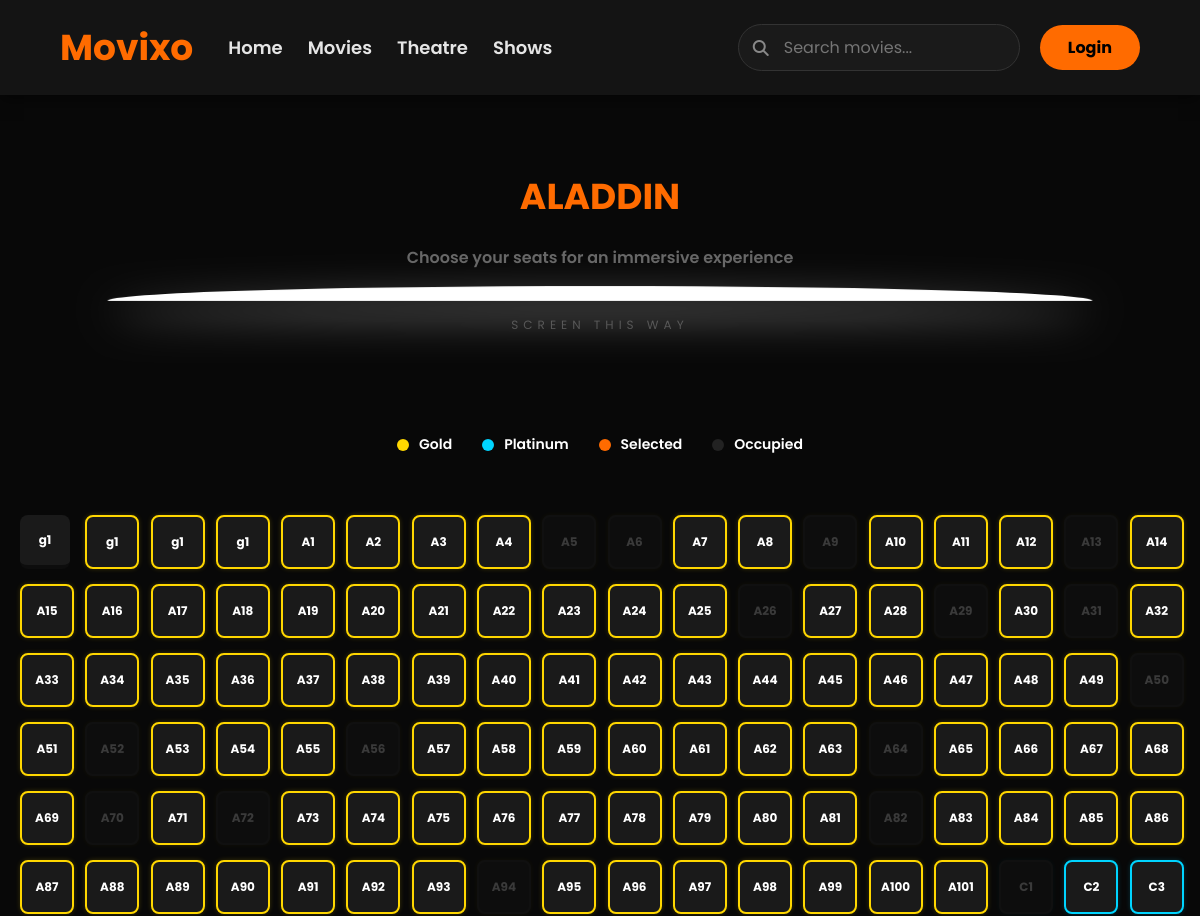
The app's page /User/booking.php?id=12 (upper part), older data.
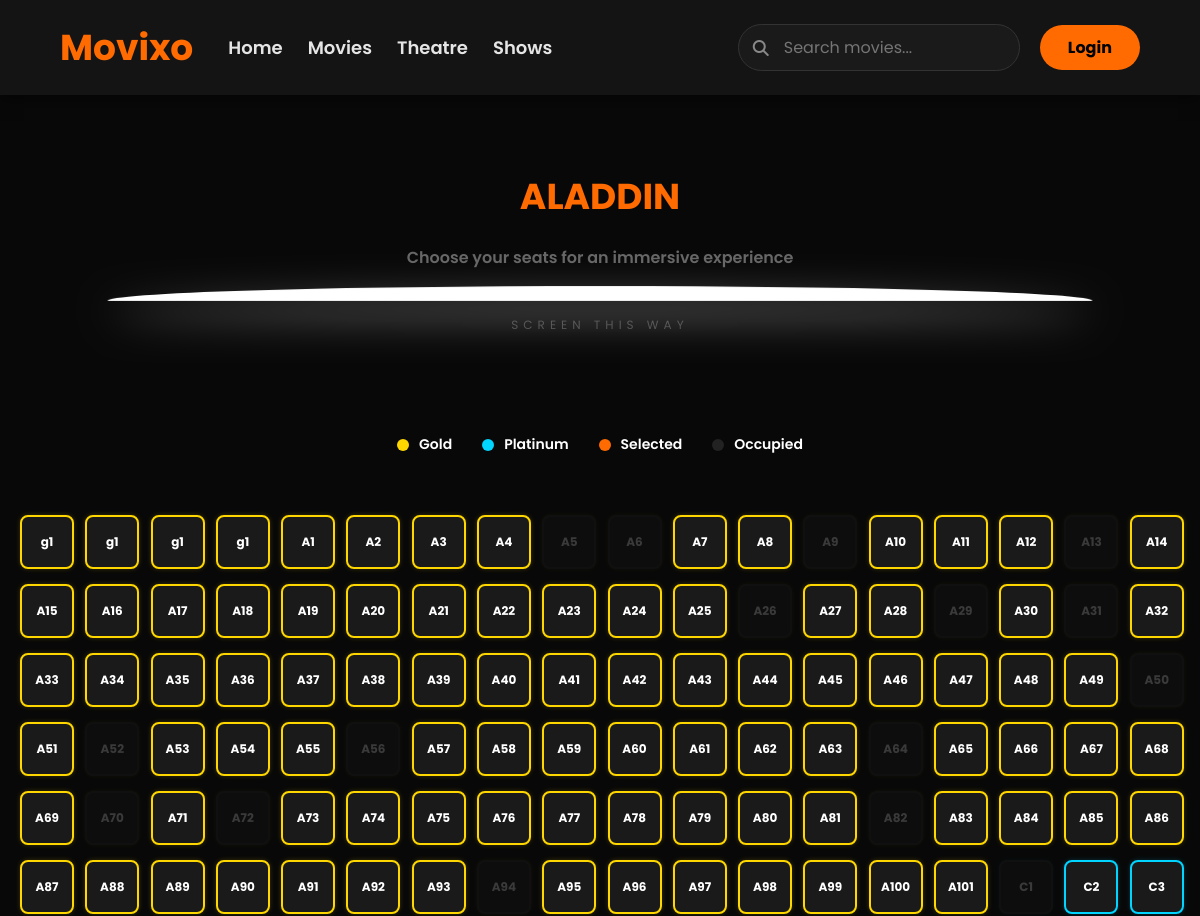
The same page, newer data.
### User/booking.php (the view, shortened to what this page needs)
<?php
include('header.php');
$id = isset($_GET['id']) ? intval($_GET['id']) : 1;
$query = "SELECT * FROM movies WHERE movie_id = $id";
$result = mysqli_query($conn, $query);
$movie = mysqli_fetch_assoc($result);
$booked_seats = [];
$booked_query = mysqli_query($conn, "SELECT seat_id FROM booking_seats");
while($row = mysqli_fetch_assoc($booked_query)) {
    $booked_seats[] = $row['seat_id'];
}
$all_seats_query = mysqli_query($conn, "SELECT * FROM seats ORDER BY seat_id ASC");
?>
<link rel="stylesheet" href="https://cdnjs.cloudflare.com/ajax/libs/font-awesome/6.4.2/css/all.min.css">
<div class="booking-container">
    <h1 style="color:var(--accent); font-weight:700; font-size: 36px; margin-bottom: 5px;">
        <?php echo htmlspecialchars($movie['title']); ?>
    </h1>
    <p style="color:#666; font-weight: 600;">Choose your seats for an immersive experience</p>
    <div class="screen-container">
        <div class="screen"></div>
        <div class="screen-text">SCREEN THIS WAY</div>
    </div>
    <div class="legend">
        <div><span class="dot" style="background:var(--gold)"></span> Gold</div>
        <div><span class="dot" style="background:var(--platinum)"></span> Platinum</div>
        <div><span class="dot" style="background:var(--accent)"></span> Selected</div>
        <div><span class="dot" style="background:#222"></span> Occupied</div>
    </div>
    <div class="seat-area">
        <?php
        if(mysqli_num_rows($all_seats_query) > 0) {
            while($seat = mysqli_fetch_assoc($all_seats_query)) {
                $s_id = $seat['seat_id'];
                $s_num = $seat['seat_number'];
                $s_type = $seat['seat_type'];
                $s_price = $seat['price'];
                $isOccupied = in_array($s_id, $booked_seats);
                $class = "seat $s_type " . ($isOccupied ? "occupied" : "");
                echo "<div class='$class' data-id='$s_id' data-num='$s_num' data-price='$s_price' title='$s_type Row - Rs $s_price'>$s_num</div>";
            }
        } else {
            echo "<p style='grid-column: 1/-1;'>No seats configured by Admin.</p>";
        }
        ?>
    </div>
</div>
<?php include('footer.php'); ?>

Row changes from the older to the newer data that the page shows:
changed seats (number 1 of 108 on the later page): seat_type empty → "Gold" (drawn)
